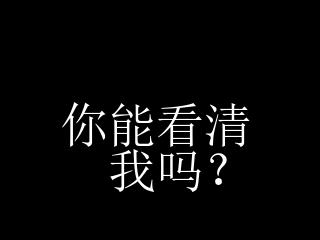
#> input picture fontsimsun.jpg, 320 x 240 px
$ python unzip2.py
#> lines starting #> are read from the running program, lines starting #| are printed output that depends on the picture
import pytesseract
from PIL import Image
image=Image.open('fontsimsun.jpg')
#> image is the input picture: PIL image 320x240 RGB; min 0, max 255, mean 9.4
r,g,b=image.split()
image=r.point(lambda x:255-x)
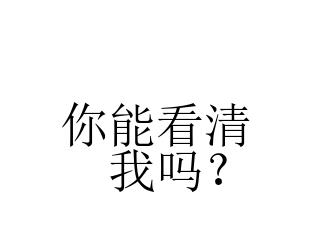
#> image: PIL image 320x240 L; min 0, max 255, mean 245.6
image.save(open('picwhitesimsun.png','wb'),"png")
image.show()
pytesseract.pytesseract.tesseract_cmd = r'D:\OCR\Tesseract-OCR\tesseract.exe'
#> (the run stopped early here; a loop or call above may not have finished)
